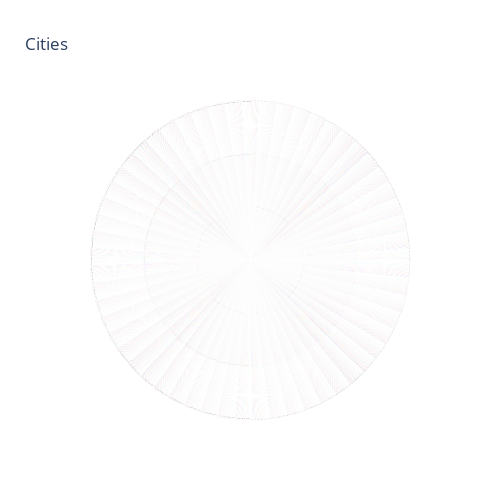

Notebook code cell kept with this figure:
### Code cell
import plotly.express as px
fig = px.sunburst(data, path=['city','longitude','latitude'], title="Cities", width=500, height=500, color_continuous_scale='RdBu')
fig.show()

### Figure 1 — Plotly figure (JSON) as saved in the notebook; plotly's stock layout.template omitted (floating-point values rounded to 4 significant figures; data arrays with more than 128 entries replaced by an {"elided": "..."} marker saying what was removed)
{"data": [{"branchvalues": "total", "domain": {"x": [0, 1], "y": [0, 1]}, "hovertemplate": "labels=%{label}<br>count=%{value}<br>parent=%{parent}<br>id=%{id}<extra></extra>", "ids": {"elided": "5100 str values"}, "labels": {"elided": "5100 str values"}, "name": "", "parents": {"elided": "5100 str values"}, "type": "sunburst", "values": {"elided": "5100 int values"}}], "layout": {"height": 500, "legend": {"tracegroupgap": 0}, "title": {"text": "Cities"}, "width": 500}}
